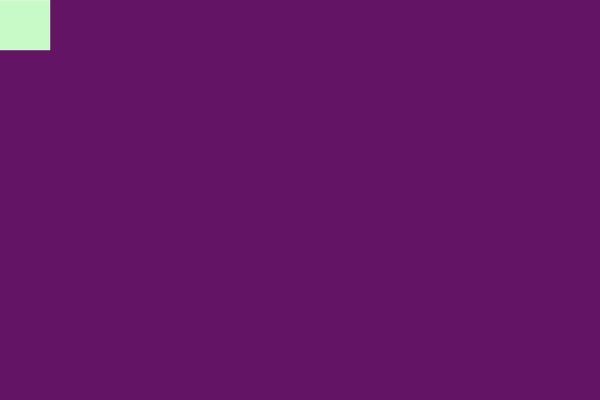
Frame 1 (no input)
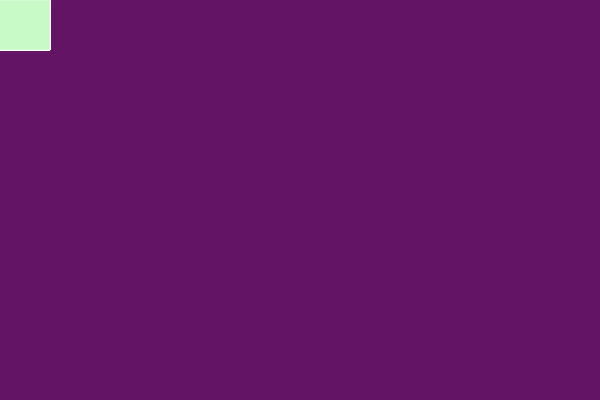
Frame 60 (no input)
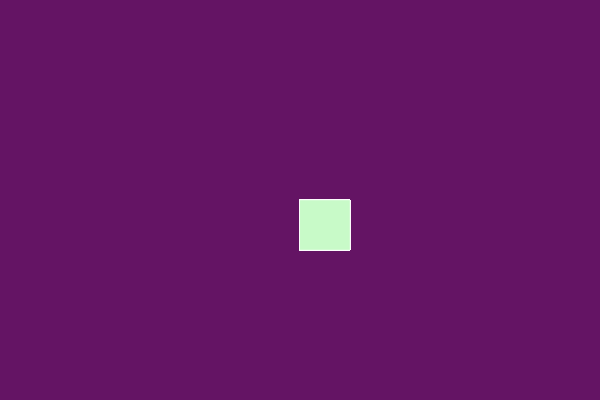
Frame 120 (the mouse pressed at the canvas centre since frame 60)

The p5.js sketch that drew these frames (run headless with seeded random() and noise() and a simulated clock; from frame 60 on, the mouse is pressed at the canvas centre):

// p5.js sketch
// ── sketch.js
function setup() {
  createCanvas(600, 400);
  background(100, 20, 100);
  stroke(255,100);
}

function draw() {

  // ellipse
  //fill(250, 200, 200);
  //ellipse(mouseX, mouseY, 100, 100);
  
  // rectangle
  fill(200, 250, 200);
  rect(mouseX, mouseY, 50, 50);
}

// try mousePressed function 
function mousePressed() {
  background(100, 20, 100);
}
// ── style.css
html, body {
  margin: 0;
  padding: 0;
  p {text-align: center;}

}
canvas {
  display: block;
}
